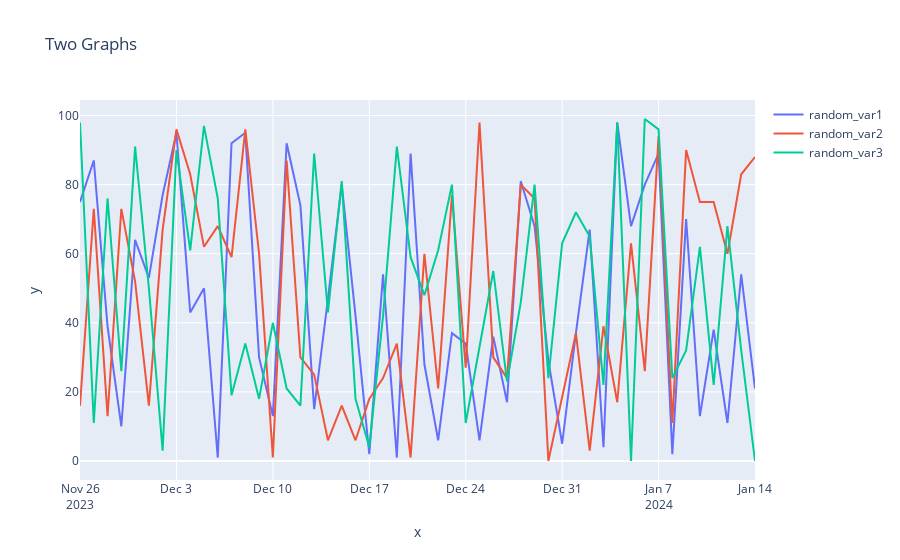

Write notebook code for a chart like this one.
### Markdown cell above
### Plotly Line & Scatter Chart 3 _ 두개 이상의 차트를 한 화면에

### Code cell
import pandas as pd

num = 50

random_var1 = np.random.randint(0, 100, num)
random_var2 = np.random.randint(0, 100, num)
random_var3 = np.random.randint(0, 100, num)

index = pd.date_range('2023-11-26', periods=num)

df = pd.DataFrame([random_var1, random_var2, random_var3]).T
df.index = index
df.columns = ['random_var1', 'random_var2', 'random_var3']

trace = go.Scatter(x=df.index, y=df['random_var1'], mode='lines', name=df.columns[0])
trace2 = go.Scatter(x=df.index, y=df['random_var2'], mode='lines', name=df.columns[1])
trace3 = go.Scatter(x=df.index, y=df['random_var3'], mode='lines', name=df.columns[2])
layout = go.Layout(title='Two Graphs', xaxis={'title':'x'}, yaxis={'title':'y'})
data = [trace, trace2, trace3]
fig = go.Figure(data=data, layout=layout)
fig.show()
